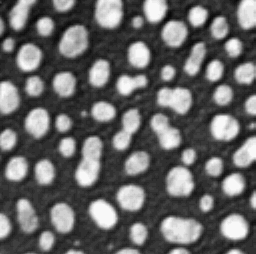
#> input picture demo/blobs.tif, 256 x 254 px
$ jupyter execute --allow-errors demo_object_selector.ipynb
#> lines starting #> are read from the running program, lines starting #| are printed output that depends on the picture
# Object selection
[apoc](https://github.com/haesleinhuepf/apoc) allows selecting labeled objects according to properties such as size, shape and intensity in a corresponding image. In this example, we will select elongated objects from an instance segmentation of blobs.

[cell 1]
from skimage.io import imread
import pyclesperanto_prototype as cle
from stackview import imshow
import pandas as pd
import numpy as np
import apoc

cle.select_device('RTX')
#> (this line was passed over: pyclesperanto_prototype is not available in this run)

[cell 2]
image = imread('blobs.tif')
#> image is the input picture: shape (254, 256); min 8, max 248, mean 103.3
labels = imread('labels.tif')
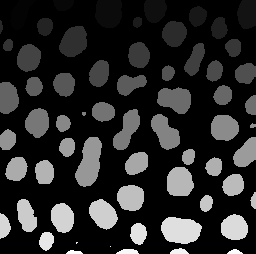
#> input picture demo/labels.tif, 256 x 254 px
#> labels is the input picture: shape (254, 256) float32; min 0, max 64, mean 10.6
annotation = imread('label_annotation.tif')
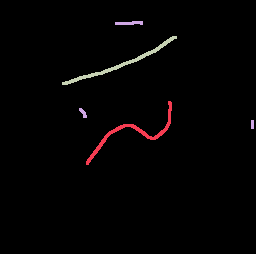
#> input picture demo/label_annotation.tif, 256 x 254 px
#> annotation is the input picture: shape (254, 256) int32; 4 distinct labels, from 0 to 3

[cell 3]
imshow(image)
#> (this line was passed over: stackview is not available in this run)
imshow(labels, labels=True)
#> (this line was passed over: stackview is not available in this run)
imshow(annotation, labels=True)
#> (this line was passed over: stackview is not available in this run)

## Training

[cell 4]
features = 'area,mean_max_distance_to_centroid_ratio,standard_deviation_intensity'

cl_filename = "object_selector.cl"

# Create an object classifier
apoc.erase_classifier(cl_filename) # delete it if it was existing before
#> (this line was passed over: apoc is not available in this run)
